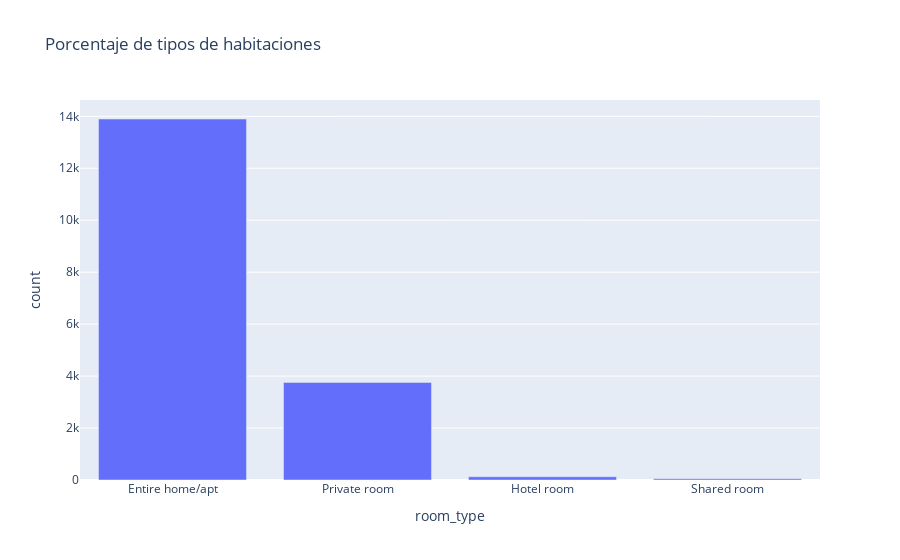

Here is the notebook cell this chart was saved with:
### Code cell
fig = px.bar(room_type, y='count', x='room_type', title='Porcentaje de tipos de habitaciones')
fig.show()

### Figure 1 — Plotly figure (JSON) as saved in the notebook; plotly's stock layout.template omitted (floating-point values rounded to 4 significant figures)
{"data": [{"alignmentgroup": "True", "hovertemplate": "room_type=%{x}<br>count=%{y}<extra></extra>", "legendgroup": "", "marker": {"color": "#636efa", "pattern": {"shape": ""}}, "name": "", "offsetgroup": "", "orientation": "v", "showlegend": false, "textposition": "auto", "type": "bar", "x": ["Entire home/apt", "Private room", "Hotel room", "Shared room"], "xaxis": "x", "y": [13896, 3756, 124, 49], "yaxis": "y"}], "layout": {"barmode": "relative", "legend": {"tracegroupgap": 0}, "title": {"text": "Porcentaje de tipos de habitaciones"}, "xaxis": {"anchor": "y", "domain": [0, 1], "title": {"text": "room_type"}}, "yaxis": {"anchor": "x", "domain": [0, 1], "title": {"text": "count"}}}}
